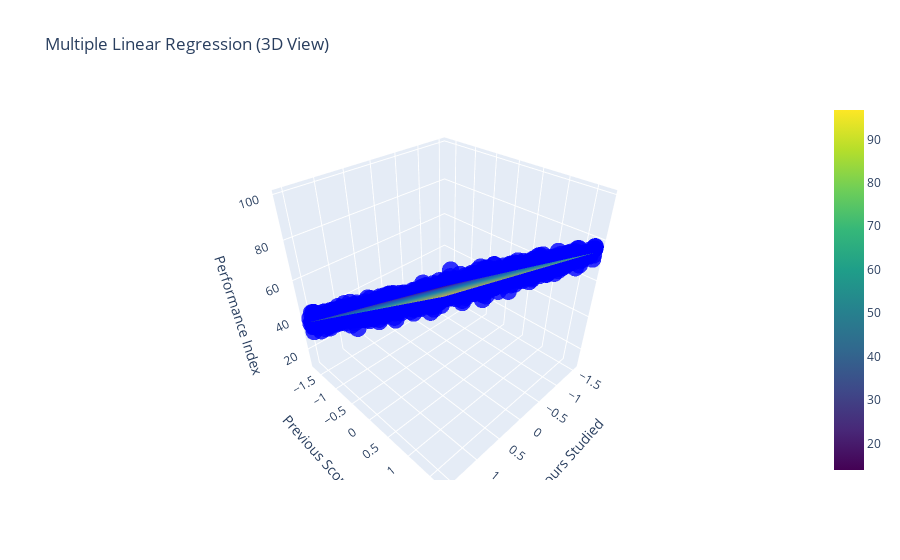

Here is the notebook cell this chart was saved with:
### Markdown cell above
3D Visualization with Multiple Linear Regression

### Code cell
# --- 3D Visualization (Optional Bonus) ---

# Step 15: 3D Regression Visualization with two features
X_3d = data[['Hours Studied', 'Previous Scores']]
y_3d = data['Performance Index']

X_train_3d, X_test_3d, y_train_3d, y_test_3d = train_test_split(X_3d, y_3d, test_size=0.2, random_state=42)

scaler_3d = StandardScaler()
X_train_3d_scaled = scaler_3d.fit_transform(X_train_3d)
X_test_3d_scaled = scaler_3d.transform(X_test_3d)

lr_3d = LinearRegression()
lr_3d.fit(X_train_3d_scaled, y_train_3d)

hours = X_test_3d_scaled[:, 0]
previous_scores = X_test_3d_scaled[:, 1]
performance_index = y_test_3d

hours_range = np.linspace(hours.min(), hours.max(), 30)
previous_scores_range = np.linspace(previous_scores.min(), previous_scores.max(), 30)
hours_mesh, previous_scores_mesh = np.meshgrid(hours_range, previous_scores_range)

features_flat = np.vstack((hours_mesh.ravel(), previous_scores_mesh.ravel())).T
performance_pred_flat = lr_3d.predict(features_flat)
performance_pred_mesh = performance_pred_flat.reshape(hours_mesh.shape)

fig = go.Figure()

fig.add_trace(go.Scatter3d(
    x=hours, y=previous_scores, z=performance_index,
    mode='markers',
    marker=dict(size=6, color='blue', opacity=0.8),
    name='Actual Data'
))

fig.add_trace(go.Surface(
    x=hours_mesh, y=previous_scores_mesh, z=performance_pred_mesh,
    colorscale='Viridis',
    opacity=0.7,
    name='Regression Plane'
))

fig.update_layout(
    title="Multiple Linear Regression (3D View)",
    scene=dict(
        xaxis_title='Hours Studied ',
        yaxis_title='Previous Scores ',
        zaxis_title='Performance Index'
    )
)

fig.show()

### Figure 1 — Plotly figure (JSON) as saved in the notebook; plotly's stock layout.template omitted (floating-point values rounded to 4 significant figures; data arrays with more than 128 entries replaced by an {"elided": "..."} marker saying what was removed)
{"data": [{"marker": {"color": "blue", "opacity": 0.8, "size": 6}, "mode": "markers", "name": "Actual Data", "type": "scatter3d", "x": {"elided": "2000 float values"}, "y": {"elided": "2000 float values"}, "z": {"elided": "2000 int values"}}, {"colorscale": [[0, "#440154"], [0.1111, "#482878"], [0.2222, "#3e4989"], [0.3333, "#31688e"], [0.4444, "#26828e"], [0.5556, "#1f9e89"], [0.6667, "#35b779"], [0.7778, "#6ece58"], [0.8889, "#b5de2b"], [1, "#fde725"]], "name": "Regression Plane", "opacity": 0.7, "type": "surface", "x": {"elided": "30x30 float values"}, "y": {"elided": "30x30 float values"}, "z": {"elided": "30x30 float values"}}], "layout": {"scene": {"xaxis": {"title": {"text": "Hours Studied "}}, "yaxis": {"title": {"text": "Previous Scores "}}, "zaxis": {"title": {"text": "Performance Index"}}}, "title": {"text": "Multiple Linear Regression (3D View)"}}}
